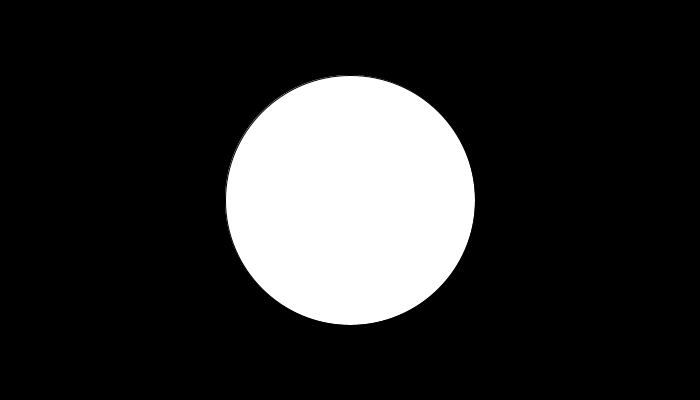
Frame 1 (no input)
Frame 60 (the mouse pressed at the canvas centre just before this capture): identical to frame 1, image omitted
Frame 120 (the mouse held since frame 60 and released just before this capture): identical to frame 1, image omitted

The Processing sketch that drew this single still picture (run headless with seeded random() and noise(); from frame 60 on, the mouse is pressed at the canvas centre):

// Processing sketch: processing_40697
// ── processing_40697.pde

float x = 350;
float y = 200;

void setup(){
  size(700, 400);
  
  
}

void draw(){
  background(0);
  
  fill(255);
 
  ellipse(x, y, 250, 250);
 
}

void mouseDragged(){
 if(dist(mouseX, mouseY, x, y) < 125){
   
   x = x + random(-2, 2);
   y = y + random(-2, 2);
   
   if(x < 348){x = 350;}
   if(x > 352){x = 350;} 
   if(y < 198){y = 200;}
   if(y > 202){y = 200;}
 }
}
 
